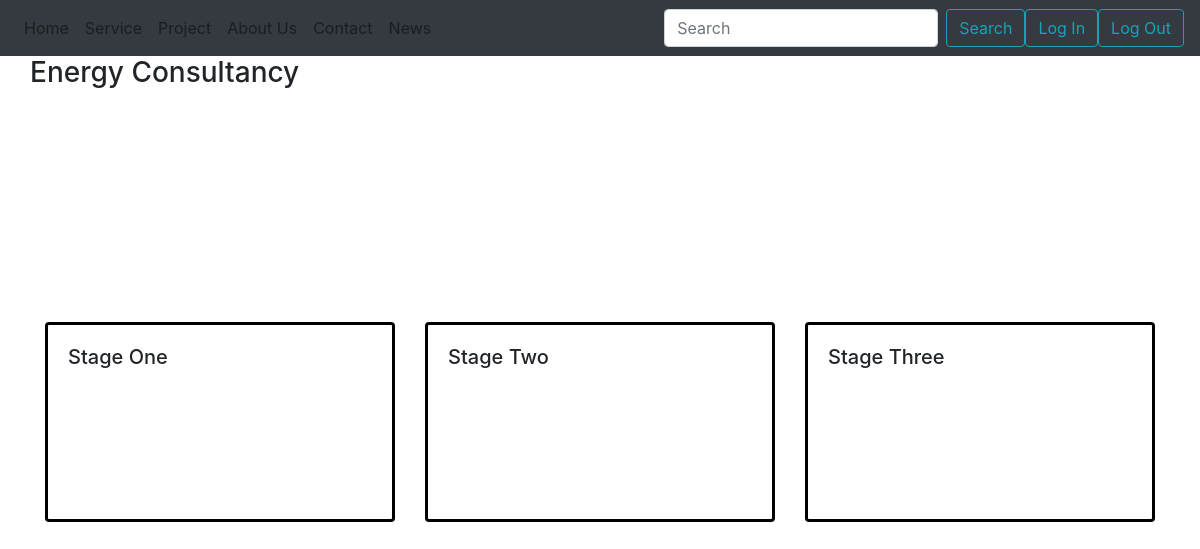
The page /domreg/ (signed in) on the database as committed earlier.
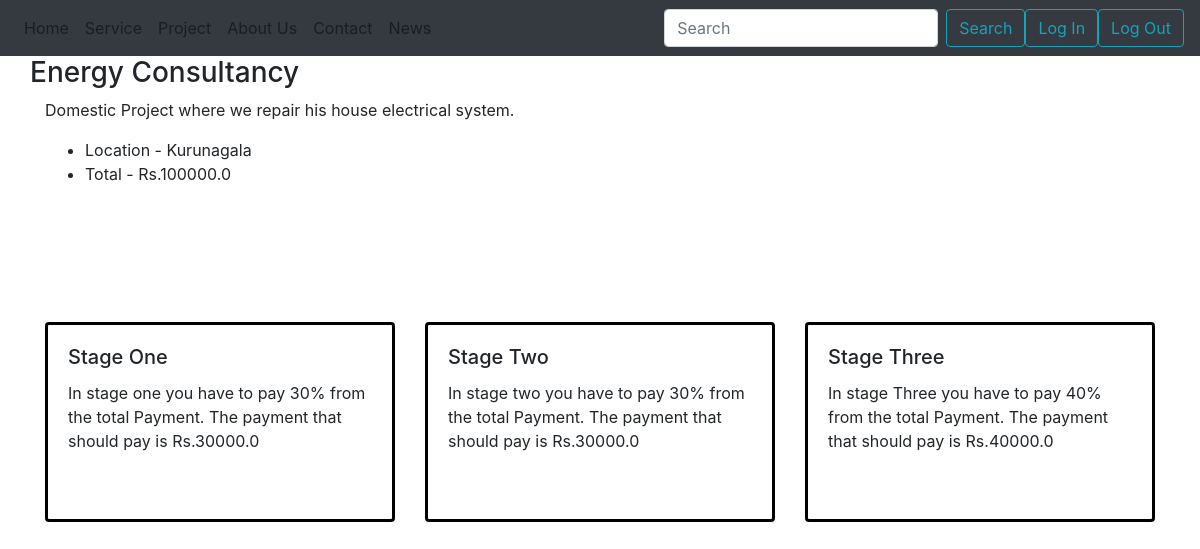
The same page on the database as committed later.
### consultancy/models.py (models this page shows)
class cusDetails(models.Model):
    user = models.ForeignKey(User, on_delete=models.CASCADE, related_name="cusdetails", null=True)
    cusName = models.CharField(max_length=255)
    projDetails = models.CharField(max_length=20000)
    location = models.CharField(max_length=100)
    totPrice = models.FloatField()
    stageOnePrice = models.FloatField()
    stageTwoPrice = models.FloatField()
    stageThreePrice = models.FloatField()

### energyconsultancy/views.py (the view)
# urls.py: path("domreg/",domreg,name="dom_reg_page")
def domreg(request):
    return render(request, "domreg.html",{})

### templates/domreg.html (shortened to what this page needs)
{% extends "base.html" %}
{% block content %}
      <h3>Energy Consultancy</h3>
            <div class="container">
                  {% for cd in user.cusdetails.all%}
                    <p>{{ cd.projDetails }}</p>
                  {% endfor %}
                  <ul>
                      {% for cd in user.cusdetails.all%}
                        <li>Location - {{ cd.location }}</li>
                        <li>Total - Rs.{{ cd.totPrice }}</li>
                      {% endfor %}
                    </ul>
            </div>
<div class="container">
<br>
<div class="card-deck">
  <div class="card">
      <div class="card-body">
          <h5 class="card-title">Stage One</h5>
          {% for cusd in user.cusdetails.all%}
          <p class="card-text">In stage one you have to pay 30% from the total Payment. The payment that should pay is Rs.{{ cusd.stageOnePrice }}</p>
          {% endfor %}
    </div>
  </div>
    <div class="card">
      <div class="card-body">
          <h5 class="card-title">Stage Two</h5>
          {% for cusd in user.cusdetails.all%}
          <p class="card-text">In stage two you have to pay 30% from the total Payment. The payment that should pay is Rs.{{ cusd.stageTwoPrice }}</p>
           {% endfor %}
    </div>
  </div>
  <div class="card">
      <div class="card-body">
          <h5 class="card-title">Stage Three</h5>
          {% for cusd in user.cusdetails.all%}
          <p class="card-text">In stage Three you have to pay 40% from the total Payment. The payment that should pay is Rs.{{ cusd.stageThreePrice }}</p>
          {% endfor %}
    </div>
  </div>
</div>
</div>
{% endblock %}

### templates/base.html (shortened to what this page needs)
<!doctype html>
<html lang="en">
  <head>
    <link rel="stylesheet" href="https://stackpath.bootstrapcdn.com/bootstrap/4.5.2/css/bootstrap.min.css">
  </head>
  <body>
    <div class="navigation">
    <nav class="navbar navbar-expand-lg navbar-light bg-dark">
      <div class="collapse navbar-collapse" id="navbarSupportedContent">
        <ul class="navbar-nav mr-auto">
          <li class="nav-item  ">
            <a class="nav-link active-item " href="index.html">Home <span class="sr-only">(current)</span></a>
          </li>
          <li class="nav-item ">
            <a class="nav-link item" href="./pages/service.html">Service</a>
          </li>
          <li class="nav-item ">
            <a class="nav-link item" href="project.html">Project</a>
          </li>
          <li class="nav-item ">
            <a class="nav-link item" href="about us.html">About Us</a>
          </li>
          <li class="nav-item ">
            <a class="nav-link item" href="contacts.html">Contact</a>
          </li>
          <li class="nav-item ">
            <a class="nav-link item" href="news.html">News</a>
          </li>
        </ul>
        <form class="form-inline my-2 my-lg-0">
          <input class="form-control mr-sm-2" type="search" placeholder="Search" aria-label="Search">
          <button class="btn btn-outline-info my-2 my-sm-0" type="submit">Search</button>
          <a href="/login" class="btn btn-outline-info my-2 my-sm-0 login" type="submit">Log In</a>
          {% if request.user.is_authenticated%}
          <a href="/logout" class="btn btn-outline-info my-2 my-sm-0 login" type="submit">Log Out</a>
          {% endif %}
        </form>
      </div>
    </nav>
  </div>
  <div class="container">
        <div class="row">
              {% block content %}{% endblock %}
        </div>
  </div>
  </body>
</html>

### templates/domreg.html (style rules this page uses)
.container { height: 200px; position: relative; }
.card { height: 200px; position: relative; border: 3px solid black; }

Rows that differ between the two databases and show on the page:
added cusDetails: projDetails "Domestic Project where we repair his house electrical system.", location "Kurunagala", totPrice "100000.0", stageOnePrice "30000.0", stageTwoPrice "30000.0", stageThreePrice "40000.0"
